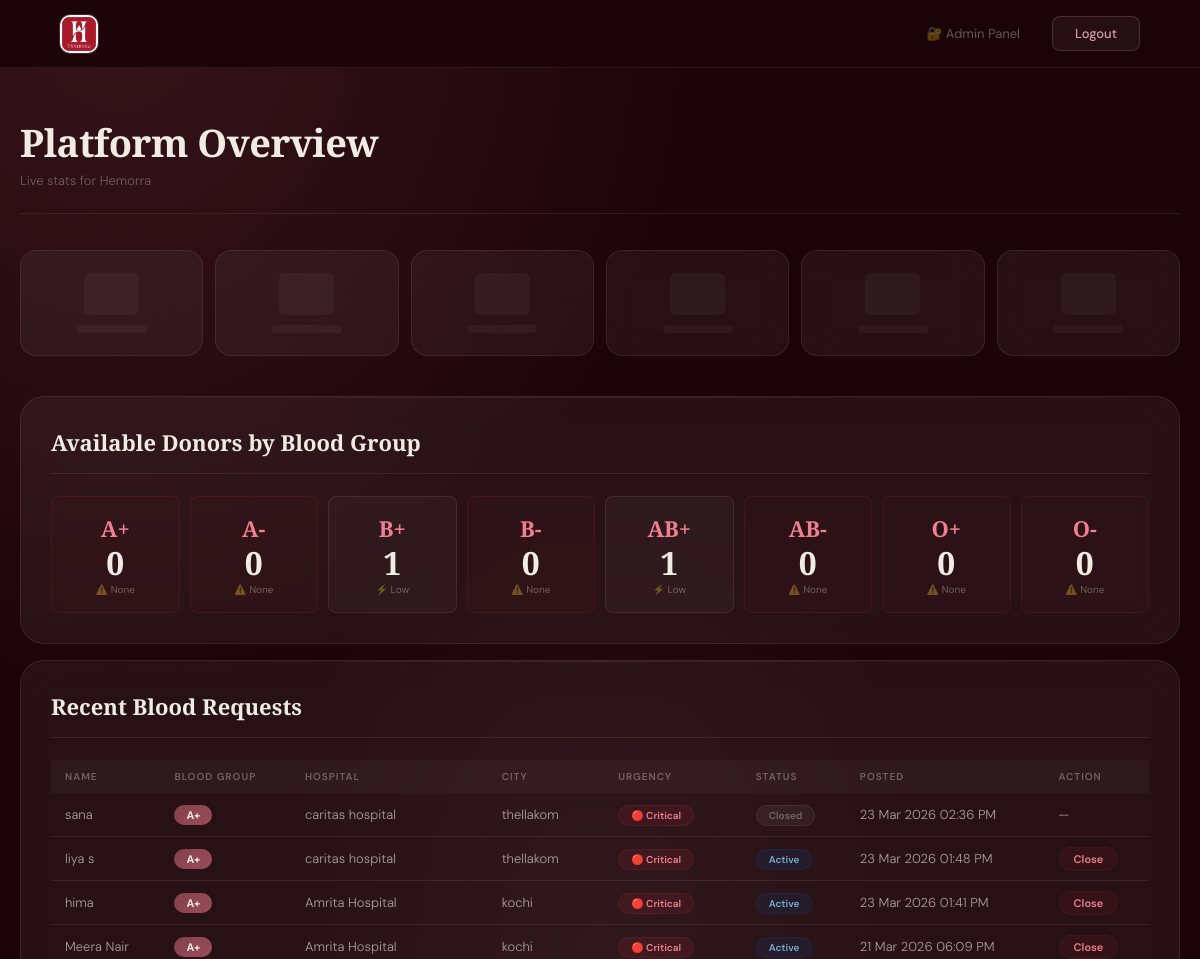
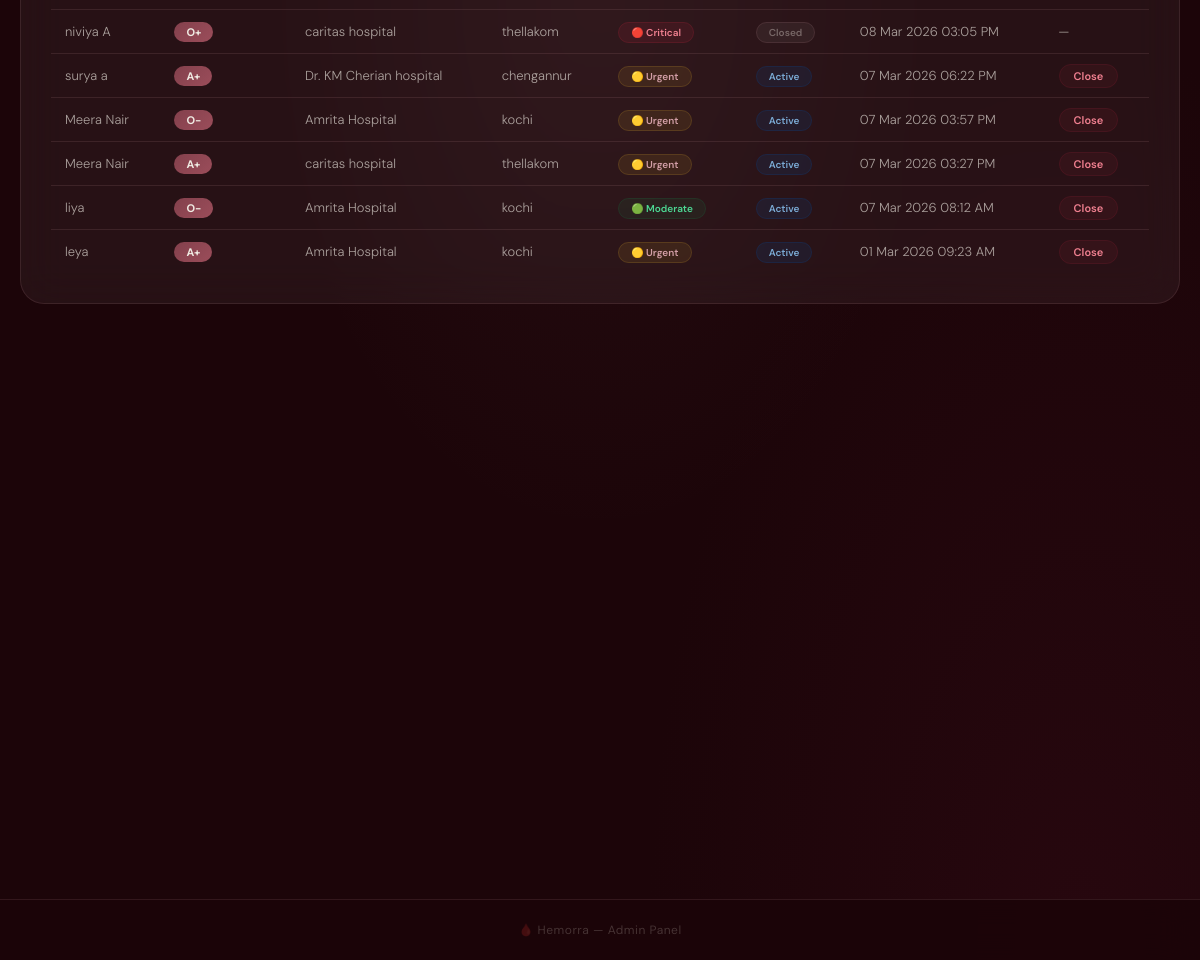
The app's page /admin/dashboard (signed in) with its own data (2 pictures, top to bottom).
### database.py (models this page shows)
class User(db.Model):
    id = db.Column(db.Integer, primary_key=True)
    name = db.Column(db.String(100), nullable=False)
    email = db.Column(db.String(100), unique=True, nullable=False)
    college_id = db.Column(db.String(50), unique=True, nullable=False)
    blood_group = db.Column(db.String(5), nullable=False)
    weight = db.Column(db.Float, nullable=False)
    city = db.Column(db.String(100), nullable=False)
    last_donation_date = db.Column(db.DateTime, nullable=True)
    is_available = db.Column(db.Boolean, default=True)
    next_eligible_date = db.Column(db.DateTime, nullable=True)
    donate_count = db.Column(db.Integer, default=0)
    password = db.Column(db.String(200), nullable=False)
    telegram_chat_id = db.Column(db.String(100), nullable=True)

class BloodRequest(db.Model):
    id = db.Column(db.Integer, primary_key=True)
    requester_name = db.Column(db.String(100), nullable=False)
    requester_phone = db.Column(db.String(20), nullable=False)
    blood_group = db.Column(db.String(5), nullable=False)
    hospital = db.Column(db.String(200), nullable=False)
    city = db.Column(db.String(100), nullable=False)
    urgency = db.Column(db.String(20), nullable=False)
    status = db.Column(db.String(20), default='active')
    unique_code = db.Column(db.String(10), unique=True, nullable=False)
    created_at = db.Column(db.DateTime, default=datetime.utcnow)

### app.py (the view)
@app.route('/admin/dashboard')
def admin_dashboard():
    if not session.get('admin'):
        return redirect(url_for('admin'))
    total_donors = User.query.count()
    available_donors = User.query.filter_by(is_available=True).filter(
        (User.next_eligible_date == None) |
        (User.next_eligible_date <= datetime.utcnow())
    ).count()
    in_cooldown = User.query.filter(
        User.next_eligible_date > datetime.utcnow()
    ).count()
    total_requests = BloodRequest.query.count()
    active_requests = BloodRequest.query.filter_by(status='active').count()
    total_donations = DonorResponse.query.filter_by(status='donated').count()
    blood_groups = ['A+', 'A-', 'B+', 'B-', 'AB+', 'AB-', 'O+', 'O-']
    blood_group_counts = {}
    for bg in blood_groups:
        count = User.query.filter_by(blood_group=bg, is_available=True).filter(
            (User.next_eligible_date == None) |
            (User.next_eligible_date <= datetime.utcnow())
        ).count()
        blood_group_counts[bg] = count
    recent_requests = BloodRequest.query.order_by(
        BloodRequest.created_at.desc()
    ).limit(10).all()
    all_donors = User.query.order_by(User.donate_count.desc()).all()
    return render_template('admin_dashboard.html',
        total_donors=total_donors,
        available_donors=available_donors,
        in_cooldown=in_cooldown,
        total_requests=total_requests,
        active_requests=active_requests,
        total_donations=total_donations,
        blood_group_counts=blood_group_counts,
        recent_requests=recent_requests,
        all_donors=all_donors,
        now=datetime.utcnow()
    )

### app.py (called while the page is built)
@app.after_request
def add_header(response):
    if 'Content-Type' in response.headers and response.headers['Content-Type'] == 'text/plain':
        if response.response and isinstance(response.response[0], bytes):
            if b'body {' in response.response[0] or b':root {' in response.response[0]:
                response.headers['Content-Type'] = 'text/css'
    return response

### templates/admin_dashboard.html (shortened to what this page needs)
<!DOCTYPE html>
<html lang="en">
<head>
    <link rel="stylesheet" href="{{ url_for('static', filename='style.css') }}">
</head>
<body class="admin-body">
    <nav class="nav-landing">
    <img src="{{ url_for('static', filename='logo.png.jpeg') }}" alt="Hemorra" class="nav-logo-img">
    <div class="nav-links">
        <span class="nav-name">🔐 Admin Panel</span>
        <a href="/admin/logout" class="btn-nav-register">Logout</a>
    </div>
</nav>
    <div class="admin-container">
        <div class="admin-header">
            <h1>Platform Overview</h1>
            <p>Live stats for Hemorra</p>
        </div>
        <div class="admin-stats-grid" id="admin-stats-skeleton">
            {% for i in range(6) %}
            <div class="skeleton-admin-card">
                <div class="skeleton skeleton-admin-num"></div>
                <div class="skeleton skeleton-admin-label"></div>
            </div>
            {% endfor %}
        </div>
        <div class="admin-section animate-on-scroll">
            <h2>Available Donors by Blood Group</h2>
            <div class="blood-group-grid">
                {% for bg, count in blood_group_counts.items() %}
                <div class="blood-group-card {% if count == 0 %}empty{% endif %}">
                    <div class="bg-label">{{ bg }}</div>
                    <div class="bg-count">{{ count }}</div>
                    <div class="bg-status">
                        {% if count == 0 %}⚠️ None
                        {% elif count == 1 %}⚡ Low
                        {% else %}✅ Good{% endif %}
                    </div>
                </div>
                {% endfor %}
            </div>
        </div>
        <div class="admin-section animate-on-scroll">
            <h2>Recent Blood Requests</h2>
            <div class="admin-table-box">
                <table class="admin-table">
                    <thead>
                        <tr>
                            <th>Name</th>
                            <th>Blood Group</th>
                            <th>Hospital</th>
                            <th>City</th>
                            <th>Urgency</th>
                            <th>Status</th>
                            <th>Posted</th>
                            <th>Action</th>
                        </tr>
                    </thead>
                    <tbody>
                        {% for req in recent_requests %}
                        <tr>
                            <td>{{ req.requester_name }}</td>
                            <td><span class="bg-pill">{{ req.blood_group }}</span></td>
                            <td>{{ req.hospital }}</td>
                            <td>{{ req.city }}</td>
                            <td>
                                {% if req.urgency == 'critical' %}<span class="urgency-pill critical">🔴 Critical</span>
                                {% elif req.urgency == 'urgent' %}<span class="urgency-pill urgent">🟡 Urgent</span>
                                {% else %}<span class="urgency-pill moderate">🟢 Moderate</span>{% endif %}
                            </td>
                            <td>
                                {% if req.status == 'active' %}<span class="status-pill active">Active</span>
                                {% else %}<span class="status-pill closed">Closed</span>{% endif %}
                            </td>
                            <td>{{ req.created_at.strftime('%d %b %Y %I:%M %p') }}</td>
                            <td>
                                {% if req.status == 'active' %}
                                <a href="/admin/close_request/{{ req.id }}" class="btn-close-req"
                                    onclick="return confirm('Close this request?')">Close</a>
                                {% else %}—{% endif %}
                            </td>
                        </tr>
                        {% endfor %}
                    </tbody>
                </table>
            </div>
        </div>
    </div>
    <footer class="page-footer">🩸 Hemorra — Admin Panel</footer>
</body>
</html>

### records on screen
User: blood_group "AB+", is_available "1", shows "⚡ Low"
User: blood_group "AB-", is_available "0", shows "⚠️ None"
BloodRequest: requester_name "sana", blood_group "A+", hospital "caritas hospital", city "thellakom", urgency "🔴 Critical", status "Closed", created_at "23 Mar 2026 02:36 PM"
BloodRequest: requester_name "liya s", blood_group "A+", hospital "caritas hospital", city "thellakom", urgency "🔴 Critical", status "Active", created_at "23 Mar 2026 01:48 PM"
BloodRequest: requester_name "hima", blood_group "A+", hospital "Amrita Hospital", city "kochi", urgency "🔴 Critical", status "Active", created_at "23 Mar 2026 01:41 PM"
BloodRequest: requester_name "Meera Nair", blood_group "A+", hospital "Amrita Hospital", city "kochi", urgency "🔴 Critical", status "Active", created_at "21 Mar 2026 06:09 PM"
BloodRequest: requester_name "niviya A", blood_group "O+", hospital "caritas hospital", city "thellakom", urgency "🔴 Critical", status "Closed", created_at "08 Mar 2026 03:05 PM"
BloodRequest: requester_name "surya a", blood_group "A+", hospital "Dr. KM Cherian hospital", city "chengannur", urgency "🟡 Urgent", status "Active", created_at "07 Mar 2026 06:22 PM"
BloodRequest: requester_name "Meera Nair", blood_group "O-", hospital "Amrita Hospital", city "kochi", urgency "🟡 Urgent", status "Active", created_at "07 Mar 2026 03:57 PM"
BloodRequest: requester_name "Meera Nair", blood_group "A+", hospital "caritas hospital", city "thellakom", urgency "🟡 Urgent", status "Active", created_at "07 Mar 2026 03:27 PM"
BloodRequest: requester_name "liya", blood_group "O-", hospital "Amrita Hospital", city "kochi", urgency "🟢 Moderate", status "Active", created_at "07 Mar 2026 08:12 AM"
BloodRequest: requester_name "leya", blood_group "A+", hospital "Amrita Hospital", city "kochi", urgency "🟡 Urgent", status "Active", created_at "01 Mar 2026 09:23 AM"

### other values on screen
{{ bg }} "A+" "A-" "B+" "B-" "O+" "O-"
{{ count }} "0" "0" "1" "0" "0" "0"
